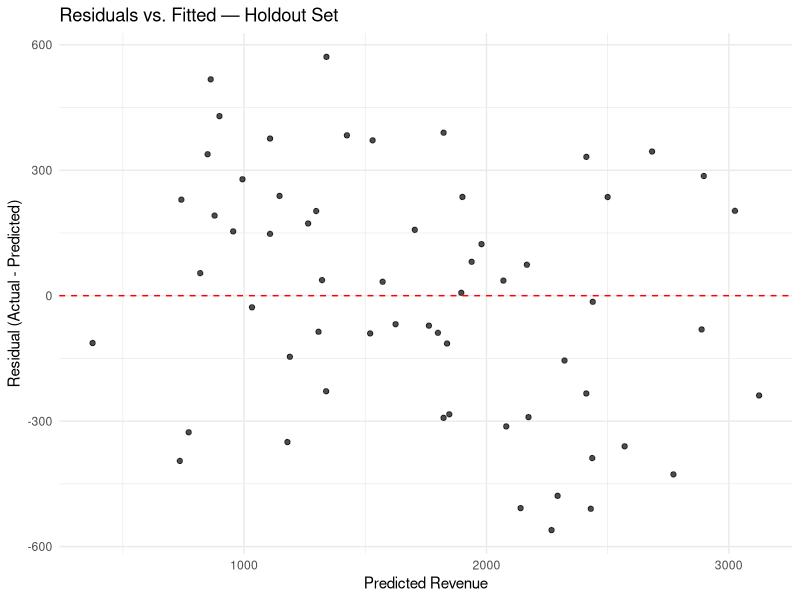
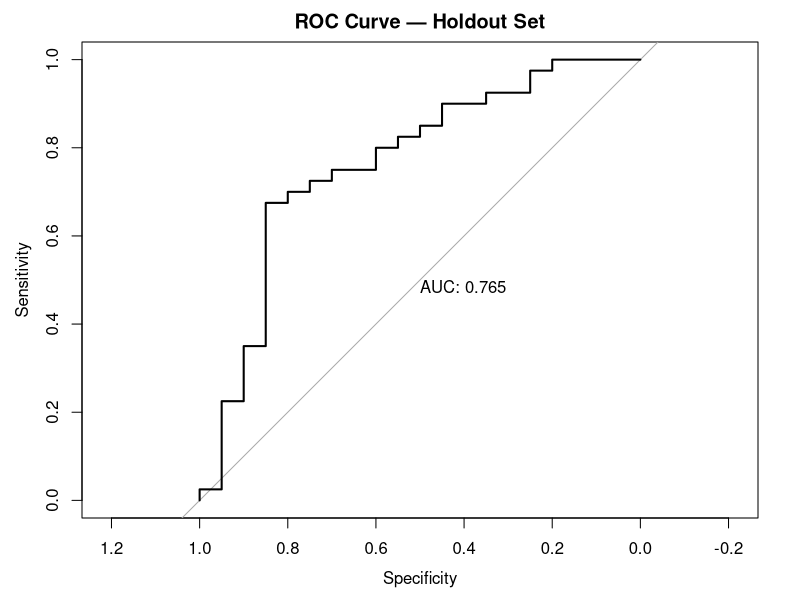
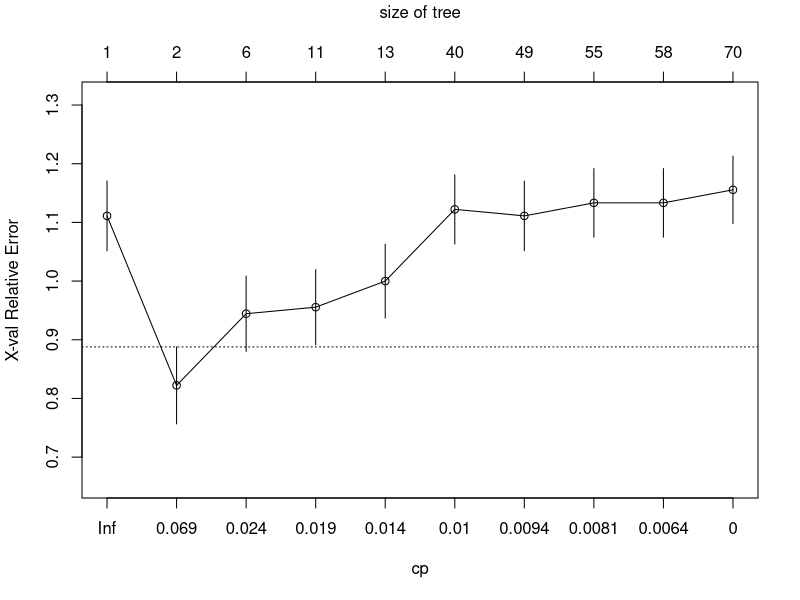
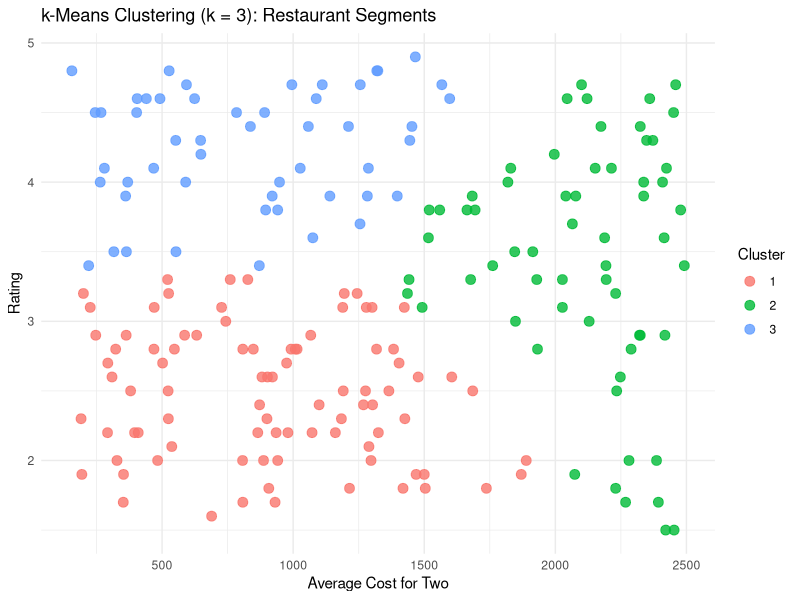

Recreate these plots in R, in order.
## ---- chunk 1
knitr::opts_chunk$set(echo = TRUE, warning = FALSE, message = FALSE)
## ---- chunk 2
# Uncomment and run once if a package is missing on your posit.cloud instance:
# install.packages(c("rpart", "ggplot2", "cluster", "pROC", "dplyr"))
library(rpart)     # Decision trees
library(ggplot2)   # Charts
library(cluster)   # Silhouette score for clustering
library(pROC)      # ROC curve / AUC for classification
library(dplyr)      # Grouped aggregate ("database-style") functions
## ---- chunk 3
set.seed(42)
n_restaurants <- 200

restaurant_data <- data.frame(
  restaurant_id = 1:n_restaurants,
  platform = sample(c("Zomato", "Swiggy"), n_restaurants, replace = TRUE),
  average_cost_two = round(runif(n_restaurants, min = 150, max = 2500)),
  distance_center_km = round(runif(n_restaurants, min = 0.5, max = 15), 1),
  rating = round(runif(n_restaurants, min = 1.5, max = 4.9), 1),
  votes = round(runif(n_restaurants, min = 10, max = 1500))
)

# More votes + higher cost => higher estimated revenue (linear relationship)
restaurant_data$estimated_revenue <- round(
  (restaurant_data$votes * 1.5) + (restaurant_data$average_cost_two * 0.4) -
    (restaurant_data$distance_center_km * 50) + rnorm(n_restaurants, mean = 500, sd = 100)
)
restaurant_data$estimated_revenue[restaurant_data$estimated_revenue < 100] <- 100

# Expensive restaurants are more likely to offer online delivery (binary relationship)
prob_delivery <- 1 / (1 + exp(-(-1 + 0.0015 * restaurant_data$average_cost_two)))
restaurant_data$has_online_delivery <- rbinom(n_restaurants, 1, prob_delivery)

# Price tier from cost (non-linear rule relationship)
restaurant_data$price_range <- factor(cut(restaurant_data$average_cost_two,
                                   breaks = c(0, 400, 800, 1500, Inf),
                                   labels = c("Budget", "Moderate", "Premium", "Luxury")))

# Hold out 30% of restaurants that every model below is validated against, so
# "how good is the model" is always answered on data it never trained on.
set.seed(42)
train_idx <- sample(1:n_restaurants, size = 0.7 * n_restaurants)
train_data <- restaurant_data[train_idx, ]
test_data  <- restaurant_data[-train_idx, ]

head(restaurant_data)
## ---- chunk 4
linear_model <- lm(estimated_revenue ~ distance_center_km + votes, data = train_data)
summary(linear_model)
## ---- chunk 5
pred_test <- predict(linear_model, newdata = test_data)
resid_test <- test_data$estimated_revenue - pred_test

rmse_test <- sqrt(mean(resid_test^2))
r2_test <- 1 - sum(resid_test^2) / sum((test_data$estimated_revenue - mean(test_data$estimated_revenue))^2)
rmse_pct_of_mean <- 100 * rmse_test / mean(restaurant_data$estimated_revenue)

cat("Holdout RMSE:", round(rmse_test, 1), "\n")
cat("Holdout R-squared:", round(r2_test, 3), "\n")
cat("RMSE as % of mean revenue:", round(rmse_pct_of_mean, 1), "%\n")
## ---- chunk 6
ggplot(data.frame(fitted = pred_test, resid = resid_test), aes(x = fitted, y = resid)) +
  geom_point(alpha = 0.7) +
  geom_hline(yintercept = 0, color = "red", linetype = "dashed") +
  labs(title = "Residuals vs. Fitted — Holdout Set",
       x = "Predicted Revenue", y = "Residual (Actual - Predicted)") +
  theme_minimal()
## ---- chunk 7
logistic_model <- glm(has_online_delivery ~ average_cost_two + rating,
                       data = train_data, family = binomial)
summary(logistic_model)
## ---- chunk 8
prob_pred <- predict(logistic_model, newdata = test_data, type = "response")
class_pred <- ifelse(prob_pred > 0.5, 1, 0)

confusion_matrix <- table(Predicted = class_pred, Actual = test_data$has_online_delivery)
print(confusion_matrix)

accuracy <- sum(diag(confusion_matrix)) / sum(confusion_matrix)
recall_no_delivery <- confusion_matrix["0", "0"] / sum(confusion_matrix[, "0"])

roc_obj <- roc(test_data$has_online_delivery, prob_pred, quiet = TRUE)
auc_value <- as.numeric(auc(roc_obj))

cat("Holdout accuracy:", round(accuracy, 3), "\n")
cat("Holdout AUC:", round(auc_value, 3), "\n")
cat("Recall on 'no delivery' restaurants:", round(recall_no_delivery, 3), "\n")
## ---- chunk 9
plot(roc_obj, main = "ROC Curve — Holdout Set", print.auc = TRUE)
## ---- chunk 10
overfit_tree <- rpart(price_range ~ rating + votes + platform + distance_center_km,
                       data = train_data, method = "class",
                       control = rpart.control(cp = 0, minsplit = 2, minbucket = 1))

train_acc_overfit <- mean(predict(overfit_tree, train_data, type = "class") == train_data$price_range)
test_acc_overfit  <- mean(predict(overfit_tree, test_data, type = "class") == test_data$price_range)

cat("Tree size:", sum(overfit_tree$frame$var != "<leaf>"), "splits\n")
cat("Training accuracy:", round(train_acc_overfit, 3), "\n")
cat("Holdout accuracy:", round(test_acc_overfit, 3), "\n")
## ---- chunk 11
printcp(overfit_tree)
plotcp(overfit_tree)
## ---- chunk 12
best_cp <- overfit_tree$cptable[which.min(overfit_tree$cptable[, "xerror"]), "CP"]
pruned_tree <- prune(overfit_tree, cp = best_cp)

train_acc_pruned <- mean(predict(pruned_tree, train_data, type = "class") == train_data$price_range)
test_acc_pruned  <- mean(predict(pruned_tree, test_data, type = "class") == test_data$price_range)

cat("Pruned tree size:", sum(pruned_tree$frame$var != "<leaf>"), "splits\n")
cat("Training accuracy:", round(train_acc_pruned, 3), "\n")
cat("Holdout accuracy:", round(test_acc_pruned, 3), "\n")
## ---- chunk 13
cluster_features <- scale(restaurant_data[, c("average_cost_two", "rating")])
kmeans_result <- kmeans(cluster_features, centers = 3, nstart = 20)
restaurant_data$cluster <- factor(kmeans_result$cluster)
## ---- chunk 14
silhouette_by_k <- sapply(2:5, function(k) {
  km <- kmeans(cluster_features, centers = k, nstart = 20)
  mean(silhouette(km$cluster, dist(cluster_features))[, 3])
})
names(silhouette_by_k) <- 2:5
print(round(silhouette_by_k, 3))

sil_k3 <- silhouette(kmeans_result$cluster, dist(cluster_features))
cat("Average silhouette, k = 3:", round(mean(sil_k3[, 3]), 3), "\n")
## ---- chunk 15
ggplot(restaurant_data, aes(x = average_cost_two, y = rating, color = cluster)) +
  geom_point(size = 3, alpha = 0.8) +
  labs(title = "k-Means Clustering (k = 3): Restaurant Segments",
       x = "Average Cost for Two", y = "Rating", color = "Cluster") +
  theme_minimal()
## ---- chunk 16
restaurant_data$linear_residual <- restaurant_data$estimated_revenue -
  predict(linear_model, newdata = restaurant_data)

restaurant_data %>%
  group_by(platform) %>%
  summarise(
    n_restaurants = n(),
    avg_revenue = round(mean(estimated_revenue), 1),
    avg_abs_error = round(mean(abs(linear_residual)), 1),
    delivery_rate = round(mean(has_online_delivery), 3),
    .groups = "drop"
  )

restaurant_data %>%
  group_by(price_range) %>%
  summarise(
    n_restaurants = n(),
    delivery_rate = round(mean(has_online_delivery), 3),
    avg_rating = round(mean(rating), 2),
    .groups = "drop"
  )
